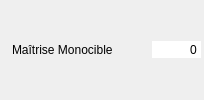
       <widget class="QWidget" name="widget_mono" native="true">
        <property name="minimumSize">
         <size>
          <width>200</width>
          <height>26</height>
         </size>
        </property>
        <layout class="QHBoxLayout" name="horizontalLayout_20">
         <property name="spacing">
          <number>2</number>
         </property>
         <property name="leftMargin">
          <number>3</number>
         </property>
         <property name="topMargin">
          <number>3</number>
         </property>
         <property name="rightMargin">
          <number>3</number>
         </property>
         <property name="bottomMargin">
          <number>3</number>
         </property>
         <item>
          <widget class="QLabel" name="label_39">
           <property name="text">
            <string/>
           </property>
           <property name="pixmap">
            <pixmap resource="../images/images.qrc">:/Aptitudes/mono.png</pixmap>
           </property>
          </widget>
         </item>
         <item>
          <widget class="QLabel" name="label_mono">
           <property name="text">
            <string>Maîtrise Monocible</string>
           </property>
          </widget>
         </item>
         <item>
          <spacer name="horizontalSpacer_21">
           <property name="orientation">
            <enum>Qt::Horizontal</enum>
           </property>
           <property name="sizeHint" stdset="0">
            <size>
             <width>37</width>
             <height>12</height>
            </size>
           </property>
          </spacer>
         </item>
         <item>
          <widget class="QSpinBox" name="sp_mono">
           <property name="focusPolicy">
            <enum>Qt::NoFocus</enum>
           </property>
           <property name="autoFillBackground">
            <bool>true</bool>
           </property>
           <property name="frame">
            <bool>false</bool>
           </property>
           <property name="alignment">
            <set>Qt::AlignRight|Qt::AlignTrailing|Qt::AlignVCenter</set>
           </property>
           <property name="buttonSymbols">
            <enum>QAbstractSpinBox::NoButtons</enum>
           </property>
           <property name="suffix">
            <string/>
           </property>
           <property name="minimum">
            <number>-999999</number>
           </property>
           <property name="maximum">
            <number>9999999</number>
           </property>
           <property name="stepType">
            <enum>QAbstractSpinBox::DefaultStepType</enum>
           </property>
          </widget>
         </item>
        </layout>
       </widget>
